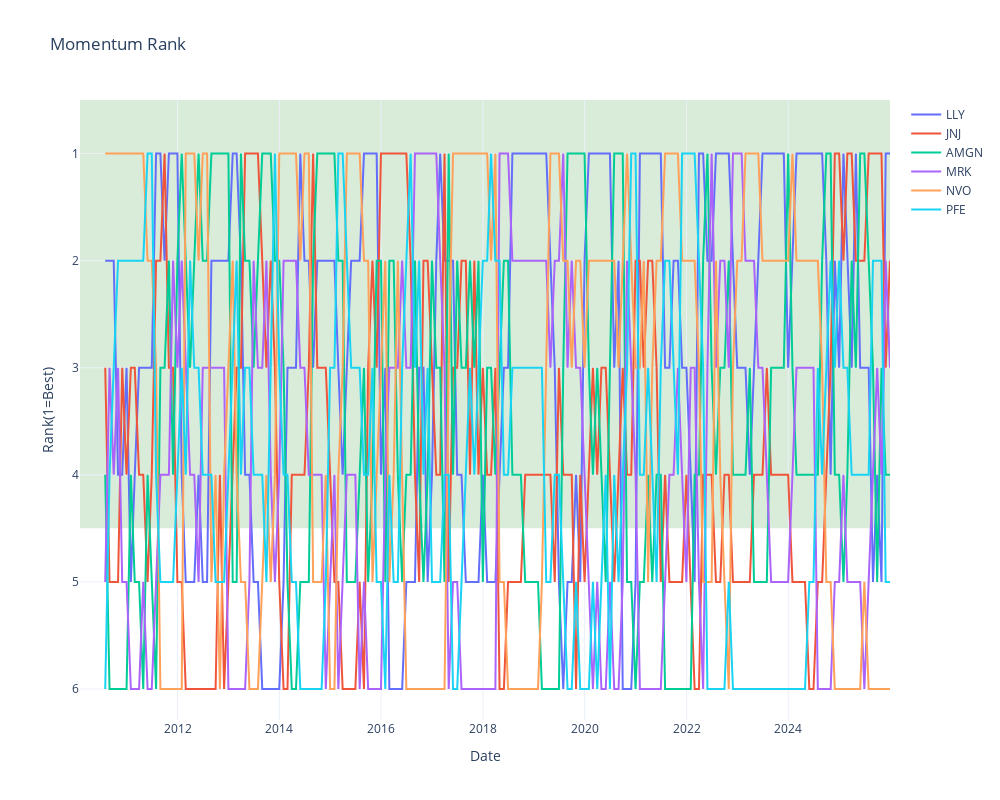
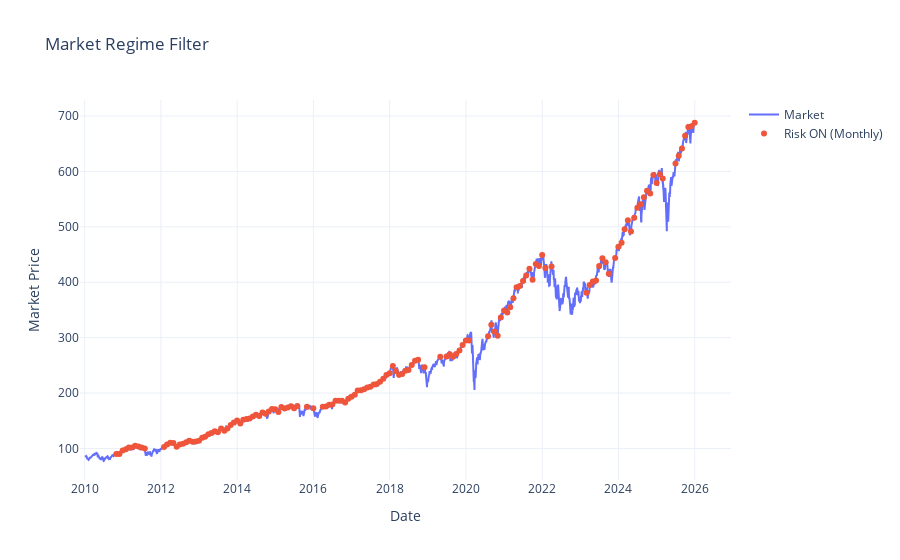

Notebook code cell kept with these figures, in order:
### Code cell
equity_curve = dual_momemtum(prices,stocks,market,mom_lookback=6, ma_window=10, top_n=4)
equity_curve

### Figure 1 — Plotly figure (JSON) as saved in the notebook; plotly's stock layout.template omitted (floating-point values rounded to 4 significant figures; data arrays with more than 128 entries replaced by an {"elided": "..."} marker saying what was removed)
{"data": [{"mode": "lines", "name": "LLY", "type": "scatter", "x": {"elided": "192 str values"}, "y": {"elided": "192 float values"}}, {"mode": "lines", "name": "JNJ", "type": "scatter", "x": {"elided": "192 str values"}, "y": {"elided": "192 float values"}}, {"mode": "lines", "name": "AMGN", "type": "scatter", "x": {"elided": "192 str values"}, "y": {"elided": "192 float values"}}, {"mode": "lines", "name": "MRK", "type": "scatter", "x": {"elided": "192 str values"}, "y": {"elided": "192 float values"}}, {"mode": "lines", "name": "NVO", "type": "scatter", "x": {"elided": "192 str values"}, "y": {"elided": "192 float values"}}, {"mode": "lines", "name": "PFE", "type": "scatter", "x": {"elided": "192 str values"}, "y": {"elided": "192 float values"}}], "layout": {"autosize": false, "height": 800, "hovermode": "x unified", "shapes": [{"fillcolor": "green", "layer": "below", "line": {"width": 0}, "opacity": 0.15, "type": "rect", "x0": 0, "x1": 1, "xref": "x domain", "y0": 0.5, "y1": 4.5, "yref": "y"}], "title": {"text": "Momentum Rank"}, "width": 1000, "xaxis": {"title": {"text": "Date"}}, "yaxis": {"autorange": "reversed", "title": {"text": "Rank(1=Best)"}}}}

### Figure 2 — Plotly figure (JSON) as saved in the notebook; plotly's stock layout.template omitted (floating-point values rounded to 4 significant figures; data arrays with more than 128 entries replaced by an {"elided": "..."} marker saying what was removed)
{"data": [{"line": {"width": 2}, "mode": "lines", "name": "Market ", "type": "scatter", "x": {"elided": "4022 str values"}, "y": {"elided": "4022 float values"}}, {"marker": {"size": 6}, "mode": "markers", "name": "Risk ON (Monthly)", "type": "scatter", "x": {"elided": "147 str values"}, "y": {"elided": "147 float values"}}], "layout": {"title": {"text": "Market Regime Filter"}, "xaxis": {"title": {"text": "Date"}}, "yaxis": {"title": {"text": "Market Price"}}}}
